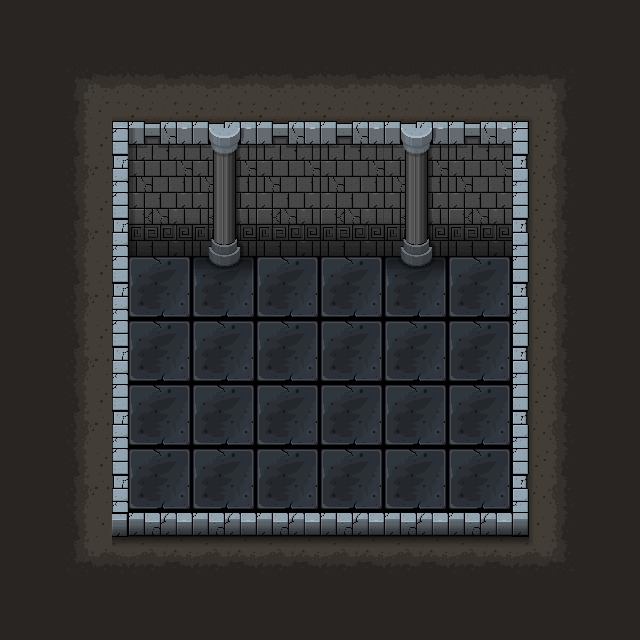

A 2D game scene composited from a Tiled map and its tileset images. What follows is a short description and the map's XML, with every tile layer's data as written:
An orthogonal 10x10 tile map with 64x64 px tiles, 2 tile layers (Tile Layer 1, Tile Layer 2), 2 tilesets and 5 objects (HERO_SPAWN).

<map version="1.2" tiledversion="1.2.4" orientation="orthogonal" renderorder="right-down" width="10" height="10" tilewidth="64" tileheight="64" infinite="0" nextlayerid="5" nextobjectid="14">
 <tileset firstgid="1" source="Templates/tileset_1.tsx" />
 <tileset firstgid="91" source="Templates/objects.tsx" />
 <layer id="1" name="Tile Layer 1" width="10" height="10">
  <data encoding="csv">
0,0,0,0,0,0,0,0,0,0,
0,0,0,0,0,0,0,0,0,0,
0,0,0,0,0,0,0,0,0,0,
0,0,0,0,0,0,0,0,0,0,
0,0,24,18,24,24,18,24,0,0,
0,0,24,24,24,24,24,24,0,0,
0,0,24,24,24,24,24,24,0,0,
0,0,24,24,24,24,24,24,0,0,
0,0,0,0,0,0,0,0,0,0,
0,0,0,0,0,0,0,0,0,0
</data>
 </layer>
 <layer id="2" name="Tile Layer 2" width="10" height="10">
  <data encoding="csv">
54,54,54,54,54,54,54,54,54,54,
54,61,57,57,57,57,57,57,62,54,
54,55,42,10,73,73,10,6,53,54,
54,55,43,14,74,74,14,74,53,54,
54,55,0,0,0,0,0,0,53,54,
54,55,0,0,0,0,0,0,53,54,
54,55,0,0,0,0,0,0,53,54,
54,55,0,0,0,0,0,0,53,54,
54,63,51,51,51,51,51,51,64,54,
54,54,54,54,54,54,54,54,54,54
</data>
 </layer>
 <objectgroup id="3" name="Object Layer 1">
  <object id="7" gid="91" x="131" y="314" width="58" height="74" />
  <object id="8" gid="93" x="450" y="311" width="58" height="74">
   <properties>
    <property name="test" value="test" />
    <property name="test2" value="test2" />
   </properties>
  </object>
  <object id="9" type="HERO_SPAWN" x="320" y="383">
   <properties>
    <property name="buttoncustomtype" value="custom" />
   </properties>
   <point />
  </object>
  <object id="10" gid="94" x="129" y="444" width="117" height="78" />
 </objectgroup>
 <objectgroup id="4" name="Object Layer 2">
  <object id="13" x="128" y="576">
   <polygon points="0,0 0,-320 384,-320 384,0" />
  </object>
 </objectgroup>
</map>